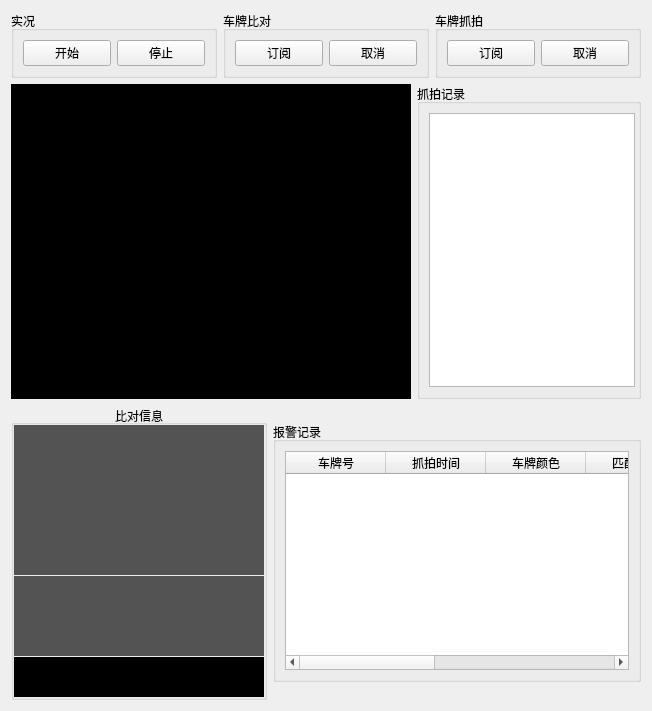
           <widget class="QWidget" name="tab_9">
            <attribute name="title">
             <string>实时监控</string>
            </attribute>
            <layout class="QVBoxLayout" name="verticalLayout_13">
             <item>
              <layout class="QHBoxLayout" name="horizontalLayout_24">
               <item>
                <widget class="QGroupBox" name="groupBox_7">
                 <property name="title">
                  <string>实况</string>
                 </property>
                 <layout class="QHBoxLayout" name="horizontalLayout_25">
                  <item>
                   <widget class="QPushButton" name="vehicleStartRealPlayBtn">
                    <property name="text">
                     <string>开始</string>
                    </property>
                   </widget>
                  </item>
                  <item>
                   <widget class="QPushButton" name="vehicleStopRealPlayBtn">
                    <property name="text">
                     <string>停止</string>
                    </property>
                   </widget>
                  </item>
                 </layout>
                </widget>
               </item>
               <item>
                <widget class="QGroupBox" name="groupBox_11">
                 <property name="title">
                  <string>车牌比对</string>
                 </property>
                 <layout class="QHBoxLayout" name="horizontalLayout_26">
                  <item>
                   <widget class="QPushButton" name="SubPlateRecognitionBtn">
                    <property name="text">
                     <string>订阅</string>
                    </property>
                   </widget>
                  </item>
                  <item>
                   <widget class="QPushButton" name="unSubPlateRecognitionBtn">
                    <property name="text">
                     <string>取消</string>
                    </property>
                   </widget>
                  </item>
                 </layout>
                </widget>
               </item>
               <item>
                <widget class="QGroupBox" name="groupBox_12">
                 <property name="title">
                  <string>车牌抓拍</string>
                 </property>
                 <layout class="QHBoxLayout" name="horizontalLayout_27">
                  <item>
                   <widget class="QPushButton" name="SubPlateSnapshotBtn">
                    <property name="text">
                     <string>订阅</string>
                    </property>
                   </widget>
                  </item>
                  <item>
                   <widget class="QPushButton" name="unSubPlateSnapshotBtn">
                    <property name="text">
                     <string>取消</string>
                    </property>
                   </widget>
                  </item>
                 </layout>
                </widget>
               </item>
              </layout>
             </item>
             <item>
              <layout class="QHBoxLayout" name="horizontalLayout_31">
               <item>
                <widget class="QLabel" name="platePlayScreenLab">
                 <property name="minimumSize">
                  <size>
                   <width>400</width>
                   <height>315</height>
                  </size>
                 </property>
                 <property name="styleSheet">
                  <string notr="true">background-color: rgb(0, 0, 0);</string>
                 </property>
                 <property name="text">
                  <string/>
                 </property>
                </widget>
               </item>
               <item>
                <widget class="QGroupBox" name="groupBox_15">
                 <property name="minimumSize">
                  <size>
                   <width>224</width>
                   <height>0</height>
                  </size>
                 </property>
                 <property name="maximumSize">
                  <size>
                   <width>210</width>
                   <height>16777215</height>
                  </size>
                 </property>
                 <property name="title">
                  <string>抓拍记录</string>
                 </property>
                 <layout class="QHBoxLayout" name="horizontalLayout_32">
                  <item>
                   <widget class="QListWidget" name="plateSnapRecordListWgt">
                    <property name="minimumSize">
                     <size>
                      <width>206</width>
                      <height>0</height>
                     </size>
                    </property>
                    <property name="maximumSize">
                     <size>
                      <width>210</width>
                      <height>16777215</height>
                     </size>
                    </property>
                   </widget>
                  </item>
                 </layout>
                </widget>
               </item>
              </layout>
             </item>
             <item>
              <layout class="QHBoxLayout" name="horizontalLayout_28">
               <item>
                <widget class="QGroupBox" name="groupBox_13">
                 <property name="title">
                  <string>比对信息</string>
                 </property>
                 <property name="alignment">
                  <set>Qt::AlignCenter</set>
                 </property>
                 <layout class="QVBoxLayout" name="verticalLayout_11">
                  <property name="spacing">
                   <number>1</number>
                  </property>
                  <property name="leftMargin">
                   <number>0</number>
                  </property>
                  <property name="topMargin">
                   <number>0</number>
                  </property>
                  <property name="rightMargin">
                   <number>0</number>
                  </property>
                  <property name="bottomMargin">
                   <number>0</number>
                  </property>
                  <item>
                   <widget class="QLabel" name="plateSnapshotPanoPicLab">
                    <property name="minimumSize">
                     <size>
                      <width>250</width>
                      <height>150</height>
                     </size>
                    </property>
                    <property name="maximumSize">
                     <size>
                      <width>16777215</width>
                      <height>16777215</height>
                     </size>
                    </property>
                    <property name="styleSheet">
                     <string notr="true">background-color: rgb(83, 83, 83);</string>
                    </property>
                    <property name="text">
                     <string/>
                    </property>
                   </widget>
                  </item>
                  <item>
                   <widget class="QLabel" name="plateSnapshotPicLab">
                    <property name="minimumSize">
                     <size>
                      <width>0</width>
                      <height>80</height>
                     </size>
                    </property>
                    <property name="styleSheet">
                     <string notr="true">background-color: rgb(83, 83, 83);
font: 75 18pt &quot;微软雅黑&quot;;
color: rgb(255, 255, 255);</string>
                    </property>
                    <property name="text">
                     <string/>
                    </property>
                    <property name="alignment">
                     <set>Qt::AlignCenter</set>
                    </property>
                   </widget>
                  </item>
                  <item>
                   <widget class="QLabel" name="plateNoLab">
                    <property name="minimumSize">
                     <size>
                      <width>0</width>
                      <height>40</height>
                     </size>
                    </property>
                    <property name="maximumSize">
                     <size>
                      <width>16777215</width>
                      <height>40</height>
                     </size>
                    </property>
                    <property name="styleSheet">
                     <string notr="true">background-color: rgb(0, 0, 0);
font: 75 14pt &quot;微软雅黑&quot;;
color: rgb(255, 255, 255);</string>
                    </property>
                    <property name="text">
                     <string/>
                    </property>
                    <property name="alignment">
                     <set>Qt::AlignCenter</set>
                    </property>
                   </widget>
                  </item>
                 </layout>
                </widget>
               </item>
               <item>
                <widget class="QGroupBox" name="groupBox_14">
                 <property name="maximumSize">
                  <size>
                   <width>16777215</width>
                   <height>260</height>
                  </size>
                 </property>
                 <property name="title">
                  <string>报警记录</string>
                 </property>
                 <layout class="QHBoxLayout" name="horizontalLayout_30">
                  <item>
                   <widget class="QTableWidget" name="plateAlarmRecordTabWgt">
                    <property name="maximumSize">
                     <size>
                      <width>16777215</width>
                      <height>300</height>
                     </size>
                    </property>
                    <column>
                     <property name="text">
                      <string>车牌号</string>
                     </property>
                    </column>
                    <column>
                     <property name="text">
                      <string>抓拍时间</string>
                     </property>
                    </column>
                    <column>
                     <property name="text">
                      <string>车牌颜色</string>
                     </property>
                    </column>
                    <column>
                     <property name="text">
                      <string>匹配状态</string>
                     </property>
                    </column>
                    <column>
                     <property name="text">
                      <string>车牌类型</string>
                     </property>
                    </column>
                    <column>
                     <property name="text">
                      <string>车辆颜色</string>
                     </property>
                    </column>
                    <column>
                     <property name="text">
                      <string>相机名称</string>
                     </property>
                    </column>
                   </widget>
                  </item>
                 </layout>
                </widget>
               </item>
              </layout>
             </item>
            </layout>
           </widget>
